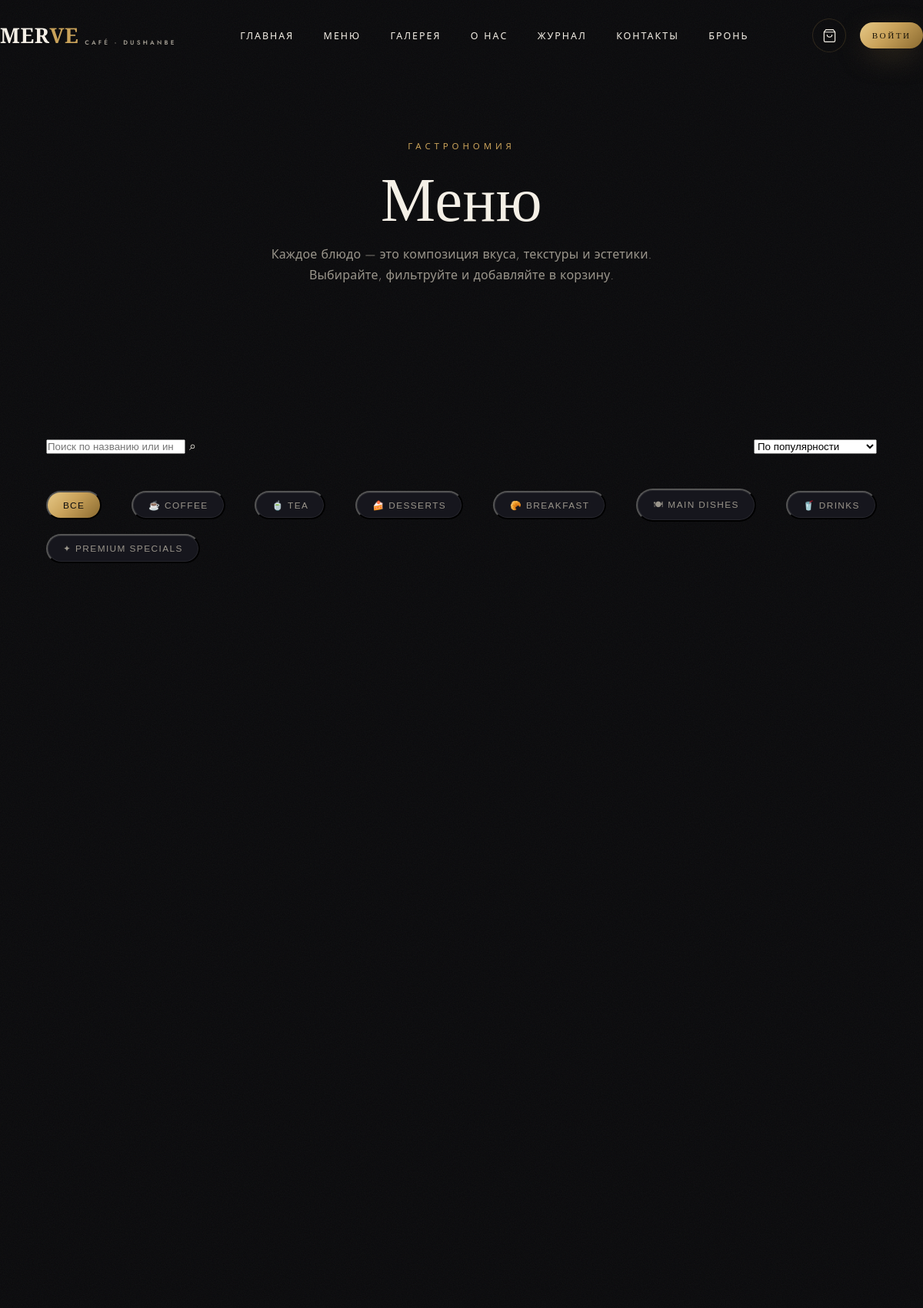
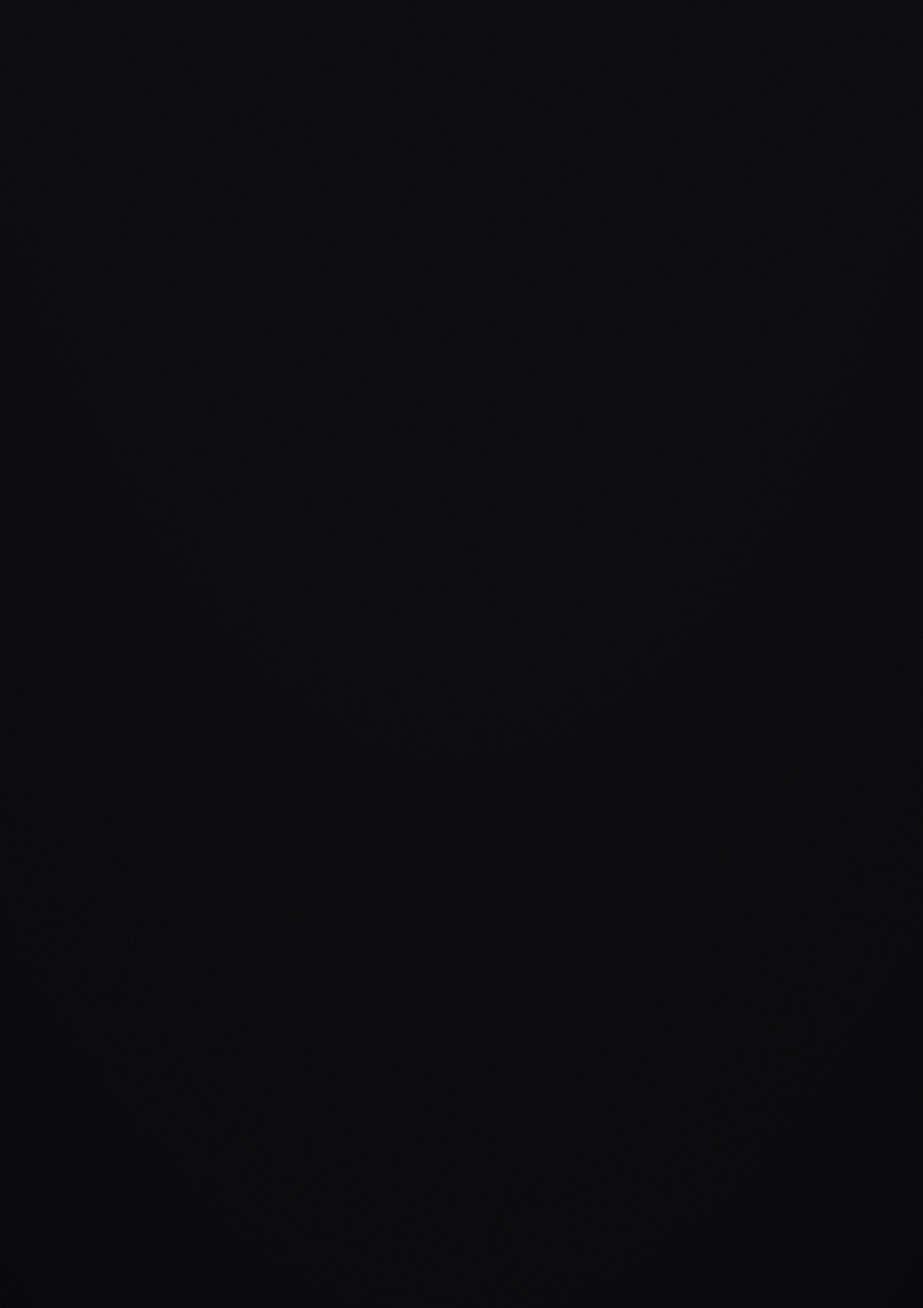
The page /menu (upper part) on the database its author committed (2 pictures, top to bottom).
### app/models.py (models this page shows)
class MenuCategory(db.Model):
    __tablename__ = "menu_categories"
    id = db.Column(db.Integer, primary_key=True)
    name = db.Column(db.String(80), nullable=False)
    slug = db.Column(db.String(80), unique=True, nullable=False, index=True)
    icon = db.Column(db.String(20), default="✦")
    sort_order = db.Column(db.Integer, default=0)
    items = db.relationship("MenuItem", backref="category", lazy=True,
                            cascade="all, delete-orphan")

### app/blueprints/menu.py (the view)
@menu_bp.route("/menu")
def menu():
    categories = MenuCategory.query.order_by(MenuCategory.sort_order).all()
    items = MenuItem.query.filter_by(is_hidden=False).order_by(MenuItem.popularity.desc()).all()
    return render_template("menu.html", categories=categories, items=items)

### app/models.py (called while the page is built)
    @property
    def photo_url(self):
        if self.photo and self.photo.startswith("http"):
            return self.photo
        if self.photo:
            return "uploads/menu/" + self.photo
        return "img/placeholder-%s.svg" % (self.category.slug if self.category else "coffee")

    @staticmethod
    def get(key, default=""):
        row = SiteContent.query.filter_by(key=key).first()
        return row.value if row else default

### app/templates/menu.html (shortened to what this page needs)
{% extends "base.html" %}
{% set badge_map = {"best": ["badge-best", "Best Seller"], "premium": ["badge-premium", "Premium"], "new": ["badge-new", "New"]} %}
{% block content %}
<header class="page-hero">
  <div class="container">
    <span class="eyebrow reveal">Гастрономия</span>
    <h1 class="page-title reveal">Меню</h1>
    <p class="page-sub reveal">Каждое блюдо — это композиция вкуса, текстуры и эстетики. Выбирайте, фильтруйте и добавляйте в корзину.</p>
  </div>
</header>
<section class="section menu-section">
  <div class="container">
    <div class="menu-controls reveal">
      <div class="search-wrap">
        <input type="search" id="menu-search" placeholder="Поиск по названию или ингредиентам…" autocomplete="off">
        <span class="search-icon">⌕</span>
      </div>
      <div class="sort-wrap">
        <select id="menu-sort" aria-label="Сортировка">
          <option value="popular">По популярности</option>
        </select>
      </div>
    </div>
    <div class="menu-chips menu-controls reveal" id="menu-chips">
      <button class="chip active" data-category="">Все</button>
      {% for c in categories %}
      <button class="chip" data-category="{{ c.slug }}">{{ c.icon }} {{ c.name }}</button>
      {% endfor %}
    </div>
    <div class="menu-grid" id="menu-grid">
    </div>
  </div>
</section>
{% endblock %}

### app/static/css/luxury.css (style rules this page uses)
:root { --ink:#0a0a0c; --graphite:#101015; --panel:#16161d; --panel-2:#1d1d26; --line:rgba(201,162,90,.18); --line-soft:rgba(255,255,255,.07); --gold:#c9a25a; --gold-bright:#e6c886; --gold-deep:#9c7a3c; --cream:#f4efe6; --muted:#9a958b; --muted-2:#6f6a61; --radius:18px; --radius-lg:26px; --ease:cubic-bezier(.16,1,.3,1); --shadow:0 30px 80px -30px rgba(0,0,0,.85); --maxw:1280px; --grad-gold:linear-gradient(135deg,#e6c886 0%,#c9a25a 45%,#8a6a30 100%); }
*,*::before,*::after { box-sizing:border-box;margin:0;padding:0 }
html { -webkit-font-smoothing:antialiased }
body { font-family:"Jost",system-ui,sans-serif; background:var(--ink); color:var(--cream); line-height:1.65; font-weight:300; letter-spacing:.01em; overflow-x:hidden; }
body::before { content:"";position:fixed;inset:0;z-index:1;pointer-events:none; background:radial-gradient(120% 80% at 50% 0%,transparent 55%,rgba(0,0,0,.55) 100%); }
body::after { content:"";position:fixed;inset:0;z-index:2;pointer-events:none;opacity:.05; }
h1,h2,h3,h4,.display { font-family:"Cormorant Garamond",Georgia,serif;font-weight:500;line-height:1.05;letter-spacing:.005em }
.container { width:100%;max-width:var(--maxw);margin:0 auto;padding:0 clamp(20px,5vw,64px);position:relative;z-index:3 }
.eyebrow { font-size:.72rem;letter-spacing:.42em;text-transform:uppercase;color:var(--gold);font-weight:400 }
section { position:relative;z-index:3 }
.section { padding:clamp(5rem,11vw,9rem) 0 }
.reveal { opacity:0;transform:translateY(36px);transition:opacity 1s var(--ease),transform 1s var(--ease) }
.menu-controls { display:flex;flex-wrap:wrap;gap:1rem;justify-content:space-between;align-items:center;margin-bottom:2.6rem }
.chip { padding:.6rem 1.25rem;border-radius:100px;background:var(--panel);box-shadow:inset 0 0 0 1px var(--line-soft); font-size:.74rem;letter-spacing:.12em;text-transform:uppercase;cursor:pointer;transition:.4s;color:var(--muted);white-space:nowrap }
.chip.active { background:var(--grad-gold);color:var(--ink);box-shadow:none;font-weight:500 }
.menu-grid { display:grid;grid-template-columns:repeat(auto-fill,minmax(290px,1fr));gap:1.6rem;perspective:1600px }
.page-hero { padding:11rem 0 4rem;text-align:center;position:relative }
.page-hero h1 { font-size:clamp(2.6rem,7vw,5rem);margin:1rem 0 }
.page-hero p { color:var(--muted);max-width:560px;margin:0 auto }

### rows shown on the page
MenuCategory: icon "☕", name "COFFEE"
MenuCategory: icon "🍵", name "TEA"
MenuCategory: icon "🍰", name "DESSERTS"
MenuCategory: icon "🥐", name "BREAKFAST"
MenuCategory: icon "🍽", name "MAIN DISHES"
MenuCategory: icon "🥤", name "DRINKS"
MenuCategory: icon "✦", name "PREMIUM SPECIALS"
